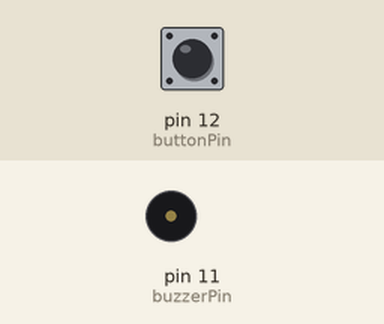
This program was run on a simulated Raspberry Pi (header pin numbers). On the bench: buzzer (waves = sounding, pin HIGH). Inputs (shaded band) come from the test bench; at power-on: pin 12 (buttonPin) HIGH. What the program prints to the terminal is not drawn.

Above: at 1.2 s.
1.3 s: pin 12 (buttonPin) pulled LOW for 0.15 s
At 1.37 s:
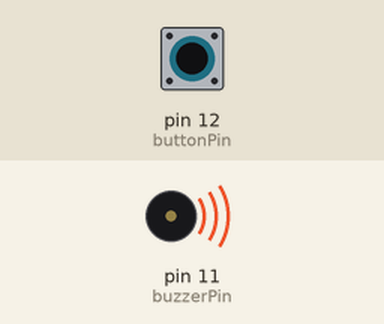
2.9 s: pin 12 (buttonPin) pulled LOW for 3.2 s
At 7.3 s:
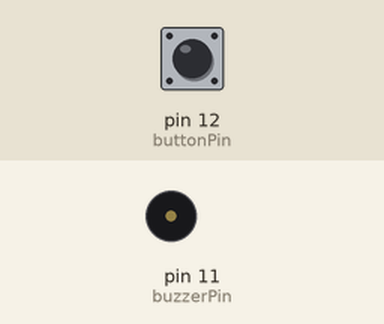
Timing chart, 0 to 8.8 s (numbered marks = the images above; inputs shaded):
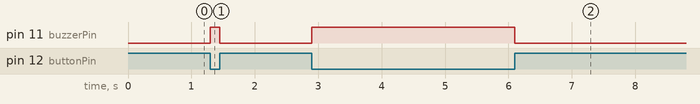

The program:

06.1.1_Doorbell.py
```python
import RPi.GPIO as GPIO

#define buzzerPin
buzzerPin = 11
#Define buttonPin
buttonPin = 12

def setup():
    #Use PHYSICAL GPIO Numbering
    GPIO.setmode(GPIO.BOARD)
    #Set buzzerPin to OUTPUT mode
    GPIO.setup(buzzerPin, GPIO.OUT)
    #Set buttonPin to PULL UP
    GPIO.setup(buttonPin, GPIO.IN, pull_up_down=GPIO.PUD_UP)

def loop():
    while True:
        #If button is pressed
        if GPIO.input(buttonPin) == GPIO.LOW:
            #Turn on buzzer
            GPIO.output(buzzerPin, GPIO.HIGH)
            print("Buzzer turned on >>>")
        #If button is released
        else:
            #Turn off buzzer
            GPIO.output(buzzerPin, GPIO.LOW)
            print("Buzzer turned off <<<")

def destroy():
    #release all GPIO
    GPIO.cleanup()

#Program entrance
if __name__ == "__main__":
    print("Program is starting...")
    setup()
    try:
        loop()
    #Press ctrl-c to end the program
    except KeyboardInterrupt:
        destroy()
```

Measured:
- after the input at 1.3 s, pin 11 (buzzerPin): LOW → HIGH at once, → LOW 0.15 s later
- after the input at 2.9 s, pin 11 (buzzerPin): LOW → HIGH at once, → LOW 3.2 s later
